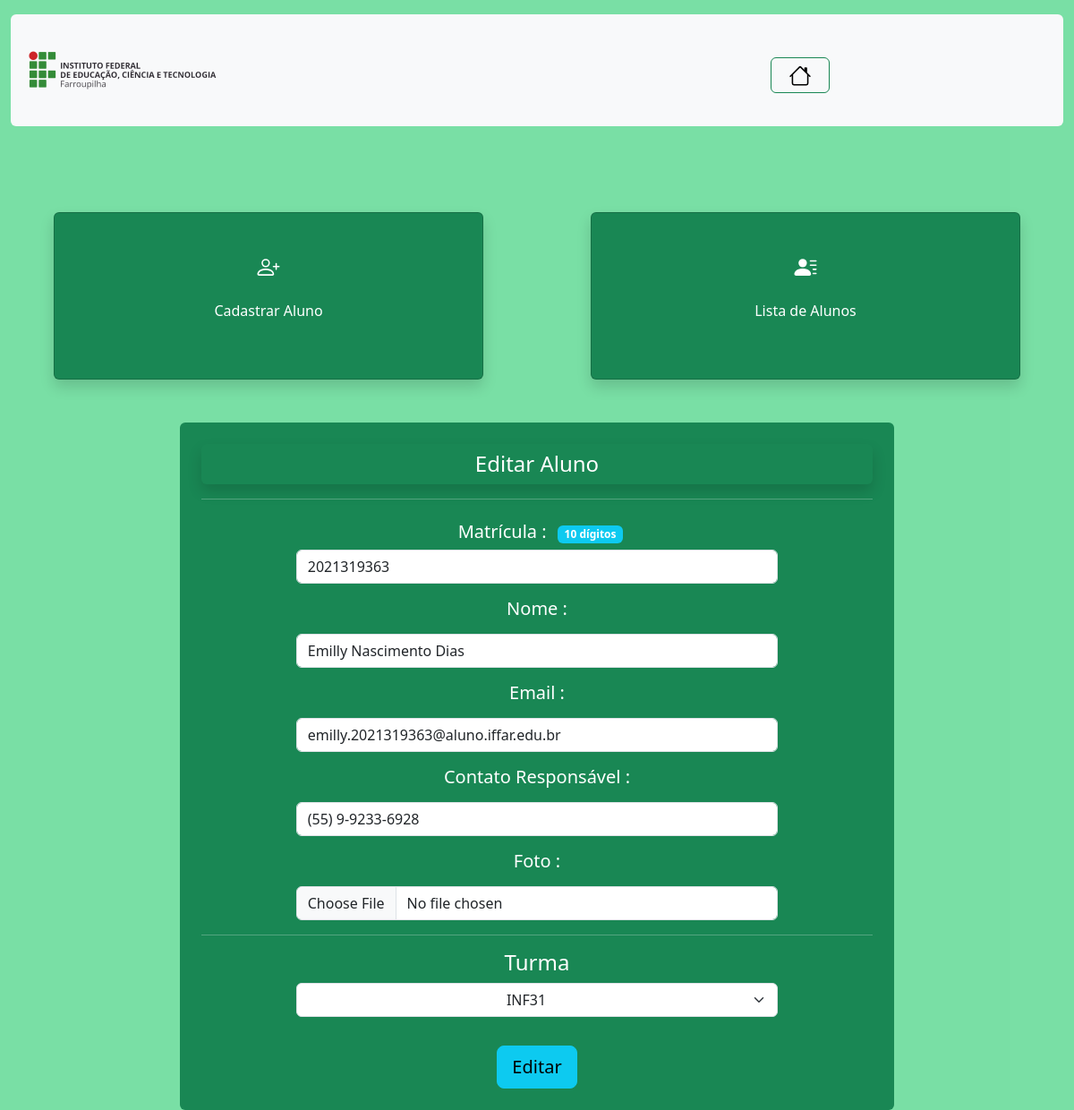
Page /Aluno/index_aluno.php?page=editar&matricula=2021319363 (signed in) on the earlier database version.
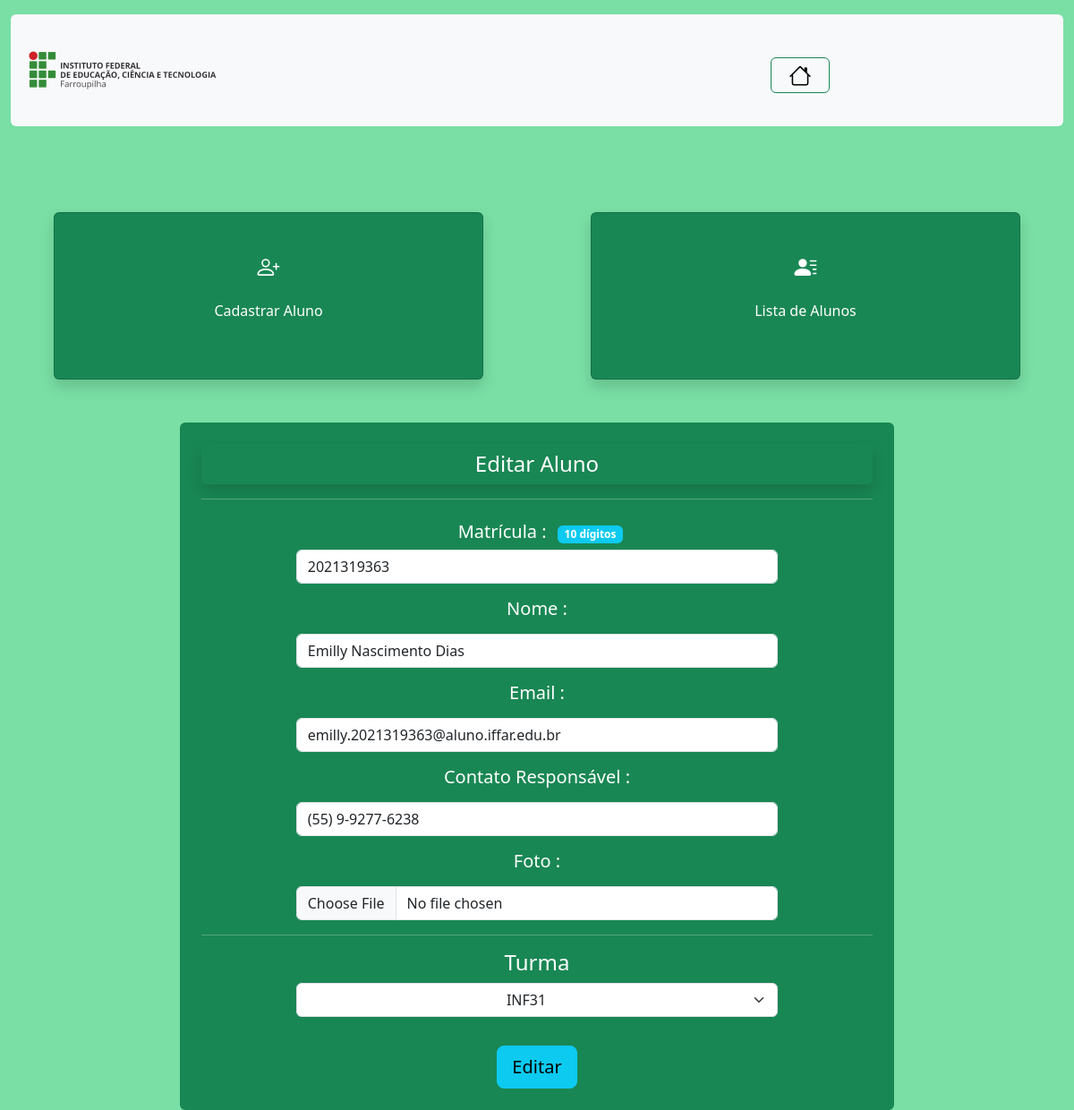
Same page on the later database version.
### tables this page shows
CREATE TABLE IF NOT EXISTS `aluno` (
  `matricula` char(10) NOT NULL,
  `nome` varchar(100) NOT NULL,
  `email` varchar(100) NOT NULL,
  `num_responsavel` varchar(16) NOT NULL,
  `foto` varchar(255) DEFAULT NULL,
  `ID_turma` int NOT NULL,
  PRIMARY KEY (`matricula`),
  KEY `ID_turma` (`ID_turma`) USING BTREE
);

### Aluno/editar_aluno.php (the view, shortened to what this page needs)
<div class="container-sm rounded p-4 text-bg-success text-center" style="width: 70%;">
    <?php
        include_once("../config.php");
        $sql = "SELECT * FROM aluno WHERE matricula=".$_REQUEST["matricula"];
        $result = $connect->query($sql);
        $row = $result->fetch_object();
    ?>
    <form action="?page=salvar" method="POST">
        <p class="p-2 h4 rounded shadow">Editar Aluno</p>
    <hr>
        <div class="m-3 text-center">
            <label for="matricula" class="h5 m-2">Matrícula :</label>
            <span class="badge bg-info">10 dígitos</span>
            <input type="text" class="form-control w-75 mx-auto" id="matricula" name="matricula" value="<?php print $row->matricula; ?>">
            <label for="nome" class="h5 m-3">Nome :</label>
            <input type="text" class="form-control w-75 mx-auto" name="nome" value="<?php print $row->nome; ?>">
            <label for="email" class="h5 m-3">Email :</label>
            <input type="text" class="form-control w-75 mx-auto" name="email" value="<?php print $row->email; ?>">
            <label for="num_responsavel" class="h5 m-3">Contato Responsável :</label>
            <input type="text" class="form-control w-75 mx-auto" id="num_responsavel" name="num_responsavel" value="<?php print $row->num_responsavel; ?>">
            <label for="foto" class="h5 m-3">Foto :</label>
            <input type="file" class="form-control w-75 mx-auto" name="foto" value="<?php print $row->foto; ?>">
        </div>
        <hr>
        <div class="m-3">
            <label for="turma" class="h4">Turma</label>
            <select class="form-select text-center w-75 mx-auto" name="ID_turma">
                <?php
                $sql = "SELECT * FROM aluno as al INNER JOIN turma as tur WHERE al.ID_turma = tur.ID_turma AND al.matricula=" . $_REQUEST["matricula"];
                $result = $connect->query($sql);
                while ($row = $result->fetch_object()) {
                     print "<option value='" . $row->ID_turma . "'>" . $row->nome_turma;
                    print "</option>";
                }
                ?>
            </select>
        </div>
        <button type="submit" class="btn btn-info btn-lg text-center mt-3">Editar</button>
    </form>
</div>

Differences in the rows shown:
changed aluno "Emilly Nascimento Dias": num_responsavel "(55) 9-9233-6928" → "(55) 9-9277-6238"
